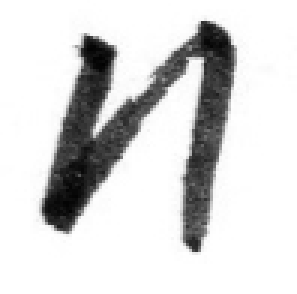
#> input picture img_1_Raw/11.jpg, 99 x 98 px, found by its file name (shown 3 times larger); its folder holds only this picture in this run
$ python test.py
#> lines starting #> are read from the running program, lines starting #| are printed output that depends on the picture; after the words box and inside, x2 and y2 are one past the last pixel; in counts of white or black regions, pixels touching at a corner belong together
import os
import cv2
from skimage.filters import threshold_otsu
import sys
import copy

Re_Size=200
Drip_Num=Re_Size*3

def find_margin(img,rows,columns):
    flagl = 1;
    flagr = 1
    for x in range(rows):
        for y in range(columns):
            if (flagl and img[x][y] == 0):
                row_left = x
                flagl = 0
            if (flagr and img[rows - 1 - x][y] == 0):
                row_right = rows - 1 - x
                flagr = 0
            if (not flagr and not flagl):
                break
    flagt = 1;
    flagd = 1
    for y in range(columns):
        for x in range(rows):
            if (flagt and img[x][y] == 0):
                col_top = y
                flagt = 0
            if (flagd and img[x][columns - 1 - y] == 0):
                col_down = columns - 1 - y
                flagd = 0
            if (not flagt and not flagd):
                break
    return row_left,col_top,row_right,col_down

def Img_Create(img,filename_have_suffix):
    rows, columns = img.shape  # shape返回的是(高度， 宽度) = (y , x)
    size = (Re_Size, int(rows * Re_Size * 1.0 / columns))
    Img_Resize = cv2.resize(img, size, interpolation=cv2.INTER_AREA)
    Otsu_Threshold = threshold_otsu(Img_Resize)
    for y in range(0, size[0]):
        for x in range(0, size[1]):
            if (Img_Resize[x][y] > Otsu_Threshold):
                Img_Resize[x][y] = 255
            else:
                Img_Resize[x][y] = 0
    #cv2.imwrite('./img_2_Resize/%s.jpg' %filename_have_suffix.split('.')[0], Img_Resize)
    return Img_Resize             #将float形数组转换为int

def Drop_it_Top_Bottom(img):
    height, width = img.shape  # shape返回的是(高度， 宽度) = (y , x)
    count=0
    while count<Drip_Num:
        for t in range(width):      #从最左到最右依次洒水
            row=0;col=t                 #对滴水位置的初始化
            check_point=[]
            momentum=1      #水滴动能，默认向右
            while True:                 #开始水滴的运动轨迹
                if img[row][col]==0 or img[row][col]==200 or row==height-1:        #如果发现当前点是着黑色直接滴下一滴水 或者 已经滴到图片的最底部(不太可能发生)
                    count+=1
                    break
                check_point.append((row, col))
                if check_point.count((row, col))>=3:         #即发现了来回滚动现象
                    img[row][col]=200
                    count+=1
                    break
                if row+1<=height-1 and img[row+1][col]==255:    #开始确定水滴下一步路径        #往下
                    row=row+1
                elif momentum==0 and col-1>=0 and row+1<=height-1 and img[row+1][col-1]==255:         #动能左，并左下移
                    col-=1
                    row+=1
                elif momentum==1 and col+1<=width-1 and row+1<=height-1 and img[row+1][col+1]==255:   #动能右，并右下移
                    col+=1
                    row+=1
                elif momentum==1 and col-1>=0 and row+1<=height-1 and img[row+1][col-1]==255:         #动能左，并左下移
                    col-=1
                    row+=1
                    momentum= 0
                elif momentum==0 and col+1<=width-1 and row+1<=height-1 and img[row+1][col+1]==255:   #动能右，并右下移
                    col+=1
                    row+=1
                    momentum = 1

                elif momentum==0 and col-1>=0 and img[row][col-1]==255:         #动能左，左下不能，只能左移
                    col-=1
                elif momentum==1 and col+1<=width-1 and img[row][col+1]==255:   #动能右，右下不能，只能右移
                    col+=1
                elif momentum==1 and col-1>=0  and img[row][col-1]==255:         #动能左，左下不能，只能左移
                    col-=1
                    momentum = 0
                elif momentum==0 and col+1<=width-1 and img[row][col+1]==255:   #动能右，右下不能，只能右移
                    col+=1
                    momentum = 1
                elif ((row+1<=height-1 and col-1>=0 and (img[row+1][col-1]==0 or img[row+1][col-1]==200)) or row+1>height-1 or col-1<0) and \
                     ((row + 1 <= height - 1 and col + 1 <=width-1 and (img[row + 1][col + 1] == 0 or img[row + 1][col + 1] == 200)) or row + 1 > height - 1 or col + 1 >width-1) and\
                     ((row+1<=height-1 and (img[row+1][col]==0 or img[row+1][col]==200)) or row+1>height-1)\
                        and ((col-1>=0 and (img[row][col-1]==0 or img[row][col-1]==200)) or col-1<0)\
                        and ((col+1<=width-1 and (img[row][col+1]==0 or img[row][col+1]==200)) or col+1>width-1):   #发现要么卡住了，要么贴边线，要么结束
                    img[row][col] = 200
                    count+=1
                    break

                ##############################此处为进度条##############################
                rate = (count / Drip_Num)          # count读完的百分比,进图条,前一半
                count_rate = round(rate * 100)
                r = '\r[%s]%d%%' % ("=" * count_rate, count_rate,)
                sys.stdout.write(r)
                sys.stdout.flush()

    for x in range(height):
        for y in range(width):          #开始对下方是黑色的底部区域进行标记
            if img[x][y]==200 and(x+1>=height or img[x+1][y]==0 or img[x+1][y]==255):
                img[x][y]=100
        for y in range(width):          #排除非局部最小值
            if img[x][y] == 100:
                flagl=flagr=1             #左右边移动的游标
                cursor=1
                while True:
                    if flagl and (y-cursor<0 or img[x][y-cursor]==0 or img[x][y-cursor]==255):                      #发现贴边
                        flagl=0
                    elif flagl and img[x][y-cursor]==200:       #发现是假的极值
                        img[x][y]=200
                        flagl=0
                    if flagr and (y+cursor>=width or img[x][y+cursor]==0 or img[x][y+cursor]==255):                      #发现贴边
                        flagr=0
                    elif flagr and img[x][y+cursor]==200:       #发现是假的极值
                        img[x][y]=200
                        flagr=0
                    if flagl==0 and flagr==0:
                        break
                    cursor+=1

        dy=0                    #排除贴在边缘的最小值,重置为200
        while img[x][dy]==100:
            img[x][dy]=200
            dy+=1
        dy=width-1
        while img[x][dy]==100:
            img[x][dy]=200
            dy-=1

    return img

if __name__ == '__main__':
    #Img_Original = io.imread(('./img/%s' %filename).replace('//',''))
    all_list=os.listdir('./img_1_Raw/')
    for i in range(len(all_list)):
        Img_Original = cv2.imread(('./img_1_Raw/%s' % all_list[i]).replace('//', ''))
#> Img_Original is the input picture: shape (98, 99, 3); min 2, max 255, mean 214.4
        print('####################%s' %all_list[i])
        try:
            Img_Gray = cv2.cvtColor(Img_Original, cv2.COLOR_BGR2GRAY)
        except:
            Img_Gray = Img_Original
        rows, columns = Img_Gray.shape  # shape返回的是(高度， 宽度) = (y , x)
#> rows = 98; columns = 99
        Otsu_Threshold = threshold_otsu(Img_Gray)           # 对其进行二值化
#> Otsu_Threshold = 157
        for x in range(rows):
            for y in range(columns):
                if (Img_Gray[x][y] > Otsu_Threshold):
                    Img_Gray[x][y] = 255
                else:
                    Img_Gray[x][y]=0
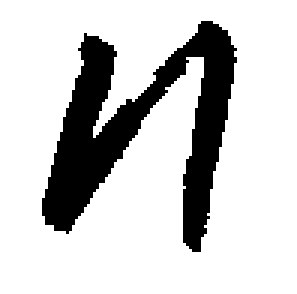
#> Img_Gray: shape (98, 99) (shown 3 times larger); 80.1% white; 1 black region, box (x1, y1, x2, y2) and area: (14, 7, 79, 84) 1931
        row_left, col_top, row_right, col_down=find_margin(Img_Gray,rows,columns)       #寻找外界矩形边界
#> row_left = 7; col_top = 14; row_right = 83; col_down = 78
        Img_Crop=Img_Gray[row_left:row_right+1,col_top:col_down+1]
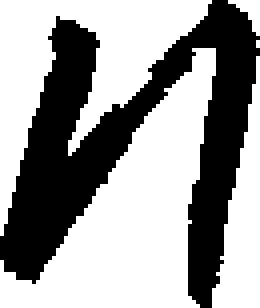
#> Img_Crop: shape (77, 65) (shown 4 times larger); 61.4% white; 1 black region, box (x1, y1, x2, y2) and area: (0, 0, 65, 77) 1931
        Resize_Img=Img_Create(Img_Crop,all_list[i])                #在Resize文档中创建该图像
#> in Img_Create, `Img_Resize = cv2.resize(img, size, interpolation=cv2.INTER_AREA)`:
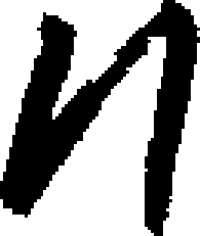
#> Img_Resize: shape (236, 200); min 0, max 255, mean 156.9
#> in Img_Create, `Otsu_Threshold = threshold_otsu(Img_Resize)`: Otsu_Threshold = 127
#> after the loop in Img_Create, `for y in range(0, size[0]):`:
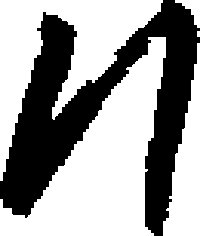
#> Img_Resize: shape (236, 200); 61.5% white; 1 black region, box (x1, y1, x2, y2) and area: (0, 0, 200, 236) 18161

        Img_TB=Drop_it_Top_Bottom(copy.deepcopy(Resize_Img))                     #从上向下滴水
#> after the loop in Drop_it_Top_Bottom, `for x in range(height):`:
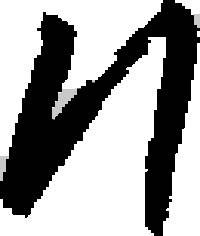
#> img: shape (236, 200); min 0, max 255, mean 156.2

        for x in range(Img_TB.shape[0]):
            for y in range(Img_TB.shape[1]):
                if Img_TB[x][y]==0:
                    print ('---' ,end=' ')
                else:
                    print(Img_TB[x][y],end=' ')
            print ('\n')

        cv2.imshow('fifi',Img_TB)
        cv2.waitKey(0)


        """def Scan_Line2(x0,y0,x1,y1,filename,Gray_img):       #(x0,y0)上滴点,(x1,y1)下滴点
    height, width = Gray_img.shape
    best_tpxy=[]                    #最优点
    candidate_tpxy=[]               #候选点
    tpxy=[]
    x2=x1-1;    y2=y1                   #寻找垂直点
    while(not Gray_img[x2][y2]==255):
        x2-=1
    L_line=max(abs(x2 - x0), abs(y2 - y0))
    dline_x = (x2 - x0) * 1.0 / L_line; dline_y = (y2 - y0) * 1.0 / L_line
    tpp_x=x0;   tpp_y=y0          #临时连线上的所有点依次遍历
    count_min = float("inf")  # 赋值无限大
    for i in range(0, L_line):
        tpp_x=tpp_x+dline_x; tpp_y=tpp_y+dline_y
        tp_x = round(tpp_x);   tp_y = round(tpp_y)            #临时点
        L=max(abs(tp_x-x1),abs(tp_y-y1))
        dx=(tp_x-x1)*1.0/L;   dy=(tp_y-y1)/L
        x=x1;   y=y1
        count=0;    check=0         #check用来检查是否w已经画出边界
        flag=1
        while(int(round(x))>=0 and int(round(x))<height and int(round(y))>=0 and int(round(y))<width):
            if(flag and Gray_img[int(round(x))][int(round(y))] == 0):       #Let`s Go!
                flag=0
            elif(flag and Gray_img[int(round(x))][int(round(y))] == 255):   #排除一开始的错切
                x = x + dx; y = y + dy
                continue

            elif (check == 1 and Gray_img[int(round(x))][int(round(y))] == 255):    #容忍度为1
                break
            elif(Gray_img[int(round(x))][int(round(y))] == 0):
                count+=1
                if(check>0):
                    check-=1
            elif(Gray_img[int(round(x))][int(round(y))] == 255):
                check+=1
            x = x + dx; y = y + dy
        if(count<=count_min):
            count_min=count
            try:
               tpxy.pop()
            except:
                pass
            tpxy.append((round(x), round(y),count))
        else:                                           #存入局部最小值
            if((tpxy[0][0],tpxy[0][1],tpxy[0][2]) not in candidate_tpxy):
                candidate_tpxy.append((tpxy[0][0],tpxy[0][1],tpxy[0][2]))
    print("*******************%r" %candidate_tpxy)

    count_min = float("inf")  # 赋值无限大
    for k in range(len(candidate_tpxy)):
        num=Plot_Line(candidate_tpxy[k][0], candidate_tpxy[k][1],x1,y1,filename, copy.deepcopy(Gray_img),0)
        if(num==1):
            continue
        elif(num==2 and candidate_tpxy[k][2]<count_min):
            count_min=candidate_tpxy[k][2]
            try:
                best_tpxy.pop()
            except:
                pass
            best_tpxy.append((candidate_tpxy[k][0], candidate_tpxy[k][1],candidate_tpxy[k][2]))
    if(len(best_tpxy)):
        Plot_Line(candidate_tpxy[k][0], candidate_tpxy[k][1],x1,y1, filename, copy.deepcopy(Gray_img),0)
        return best_tpxy[0][0],best_tpxy[0][1],x1,y1
    else:
        print("拒绝识别！")
        return 0,0,0,0
"""

$ run again, on img_1_Raw/19 (2).jpg
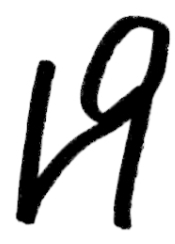
#> input picture img_1_Raw/19 (2).jpg, 175 x 244 px, found by its file name
#> Img_Original is the input picture: shape (244, 175, 3); min 0, max 255, mean 191.4
#> `Otsu_Threshold = threshold_otsu(Img_Gray)`: Otsu_Threshold = 131
#> after the loop `for x in range(rows):`:
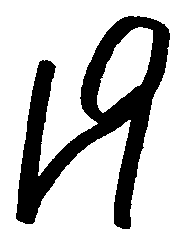
#> Img_Gray: shape (244, 175); 74.9% white; 1 black region, box (x1, y1, x2, y2) and area: (16, 16, 170, 229) 10717
#> `row_left, col_top, row_right, col_down=find_margin(Img_Gray,rows,colum..`: row_left = 16; row_right = 228; col_down = 169
#> Img_Crop: shape (213, 154); 67.3% white; 1 black region, box (x1, y1, x2, y2) and area: (0, 0, 154, 213) 10717
#> in Img_Create, `Otsu_Threshold = threshold_otsu(Img_Resize)`: Otsu_Threshold = 128
#> after the loop in Drop_it_Top_Bottom, `for x in range(height):`:
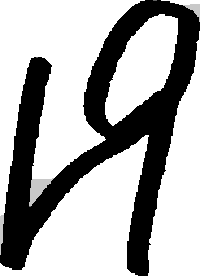
#> img: shape (276, 200); min 0, max 255, mean 171.1

$ run again, on img_1_Raw/19.jpg
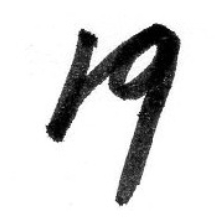
#> input picture img_1_Raw/19.jpg, 215 x 220 px, found by its file name
#> Img_Original is the input picture: shape (220, 215, 3); min 0, max 255, mean 214.4
#> `Otsu_Threshold = threshold_otsu(Img_Gray)`: Otsu_Threshold = 146
#> after the loop `for x in range(rows):`:
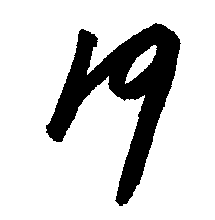
#> Img_Gray: shape (220, 215); 81.9% white; 1 black region, box (x1, y1, x2, y2) and area: (46, 23, 181, 206) 8555
#> `row_left, col_top, row_right, col_down=find_margin(Img_Gray,rows,colum..`: row_left = 23; col_top = 46; row_right = 205; col_down = 180
#> Img_Crop: shape (183, 135); 65.4% white; 1 black region, box (x1, y1, x2, y2) and area: (0, 0, 135, 183) 8555
#> in Img_Create, `Otsu_Threshold = threshold_otsu(Img_Resize)`: Otsu_Threshold = 127
#> after the loop in Drop_it_Top_Bottom, `for x in range(height):`:
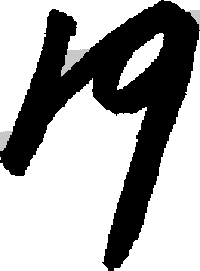
#> img: shape (271, 200); min 0, max 255, mean 165.9
